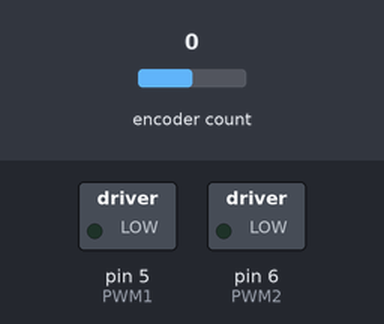
A sketch run on a simulated Arduino Uno, built with avr-gcc and run on an emulated ATmega328P. Shown: switched loads named in the sketch (green lamp = pin HIGH). The test bench sets the inputs (shaded band); at power-on: encoder count 0. What the sketch prints to the serial monitor is not drawn.

Above: at 0.05 s.
At 6.45 s:
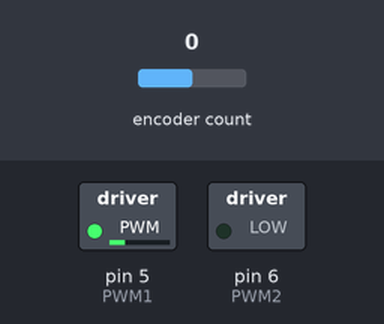
At 19.97 s:
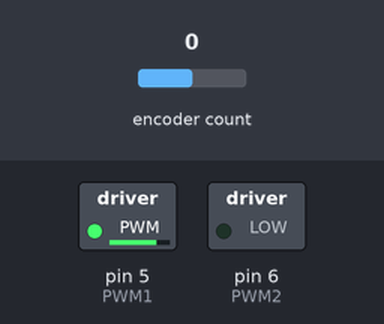
At 39.9 s:
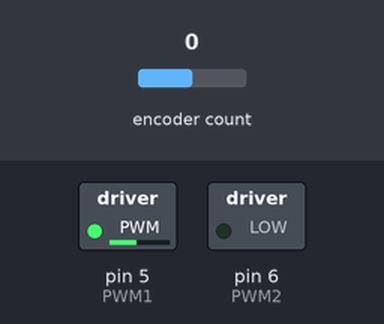
Timing chart, 0 to 40.0 s (numbered marks = the images above):
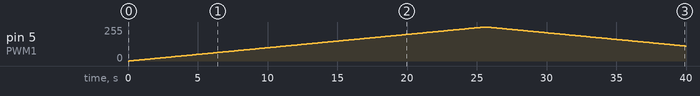

Measured:
- by itself, pin 5 (PWM1): rises from 0/255 to 255/255 in 25.4 s, then falls to 112/255 in 14.4 s

The sketch:

motor_ramp_test.ino
```cpp
/*
 * Date Created:    August 10th, 2023
 * Last Modified:   August 11th, 2023
 * Filename:        motor_ramp_test.ino
 * Purpose:         Ramp up then down (both clockwise and counterclockwise) the DC Motor (FIT0521) using PWM.
 * Microcontroller: Arduino Uno R3
 * Connections:     See internal_schematics located in the schematics folder
 */

#include <Encoder.h>
Encoder myEnc(2,3);

// define constants and pins
  #define PWM1          5
  #define PWM2          6
  #define RAMP_INTERVAL 100
  #define RAMP_PAUSE    1000

long prev_pos  = -999;

// setup
void setup() {
  // setup pins for motor pwm
  Serial.begin(9600);
  pinMode(PWM1, OUTPUT);
  pinMode(PWM2, OUTPUT);
}

// main loop
void loop() {
  // ramp up counterclockwise
  digitalWrite(PWM2, 0);
  for (int index = 0; index <= 255; index++) {
    analogWrite(PWM1, index);
    readEncoder();
    delay(RAMP_INTERVAL);
  }

  // ramp down counterclockwise
  for (int index = 255; index >= 0; index--) {
    analogWrite(PWM1, index);
    readEncoder();
    delay(RAMP_INTERVAL);
  }
  delay(RAMP_PAUSE);

  // ramp up clockwise
  digitalWrite(PWM1, 0);
  for (int index = 0; index <= 255; index++) {
    analogWrite(PWM2, index);
    readEncoder();
    delay(RAMP_INTERVAL);
  }

  // ramp down clockwise
  for (int index = 255; index >= 0; index--) {
    analogWrite(PWM2, index);
    readEncoder();
    delay(RAMP_INTERVAL);
  }
  delay(RAMP_PAUSE);
}

// read current encoder value, if there is a change, store the change and print on serial port
void readEncoder () {
  long pos = myEnc.read();

  // store and print on serial port if change is detected
  if (pos != prev_pos) {
    prev_pos = pos;
    Serial.println(pos);
  }
}
```
